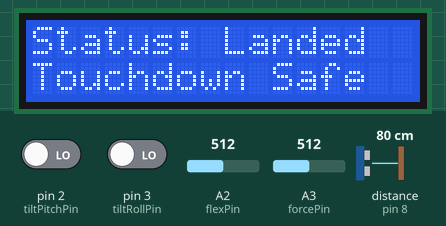
Recording of a sketch running on a simulated Arduino Uno, built with avr-gcc and run on an emulated ATmega328P. Shown: 16×2 character LCD. Wiring (inferred from the names in the program): ultrasonic range finder: trigger pin 9; echo pin 8. The test bench sets the inputs (shaded band); at power-on: A2 (flexPin) = 512, distance to the obstacle (sensor on pin 8) 80 cm, pin 2 (tiltPitchPin) LOW, pin 3 (tiltRollPin) LOW, A3 (forcePin) = 512. The echo pulse lasts 58.3 µs per cm; what the sketch prints to the serial monitor is not drawn.

Above: at 2.7 s.
2.8 s: A2 (flexPin) set to 30
4.3 s: A2 (flexPin) set to 26
At 5.2 s:
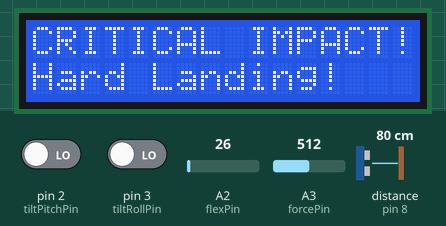
5.9 s: distance to the obstacle (sensor on pin 8) set to 120 cm
At 6.8 s:
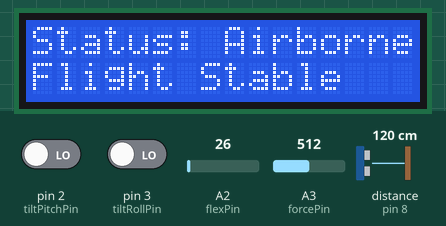
7.6 s: pin 2 (tiltPitchPin) driven HIGH
At 8.3 s:
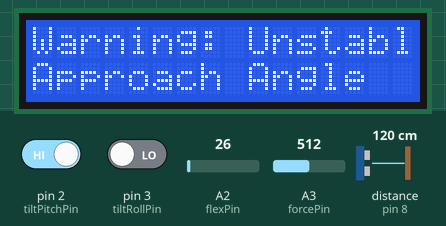
9.3 s: pin 2 (tiltPitchPin) driven LOW
At 9.9 s:
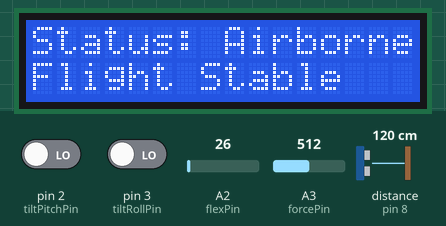
10.9 s: pin 3 (tiltRollPin) driven HIGH
At 11.4 s:
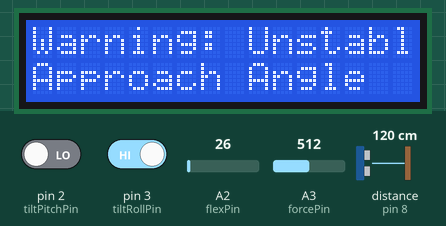
Timing chart, 0 to 13.6 s (numbered marks = the images above; inputs shaded):
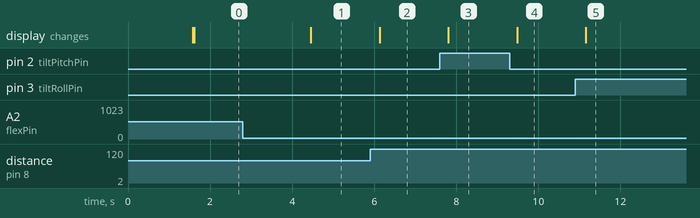

The sketch:

hard_landing_detection.ino
```cpp
#include <Wire.h>
#include <LiquidCrystal_I2C.h>

// Pin assignments for the Ground Proximity Sensor
const int trigPin = 9;
const int echoPin = 8;

// Pin assignments for Tilt, Flex, and Force sensors
const int tiltPitchPin = 2;
const int tiltRollPin = 3;
const int flexPin = A2;
const int forcePin = A3;

// Decision threshold values
const int thresholdForce = 245;
const int thresholdFlex = 27;
const long proximityLimit = 100; // Activation distance threshold in cm

// System status tracking flags
bool hardLanding = false;
bool unstableApproach = false;

// Initialize the 16x2 LCD at I2C address 0x20
LiquidCrystal_I2C lcd(0x20, 16, 2);

void setup() {
    Serial.begin(9600);

    // Configure input and output pins
    pinMode(trigPin, OUTPUT);
    pinMode(echoPin, INPUT);
    pinMode(tiltPitchPin, INPUT);
    pinMode(tiltRollPin, INPUT);

    // Initialize LCD screen parameters
    lcd.init();
    lcd.backlight();
    lcd.setCursor(0, 0);
    lcd.print("System Ready");
    delay(1500);
    lcd.clear();
}

void loop() {
    long duration, distance;

    // Trigger a clean pulse from the Ultrasonic sensor
    digitalWrite(trigPin, LOW);
    delayMicroseconds(2);
    digitalWrite(trigPin, HIGH);
    delayMicroseconds(10);
    digitalWrite(trigPin, LOW);

    // Read the reflection echo duration time window
    duration = pulseIn(echoPin, HIGH);
    distance = (duration / 2) / 29.1; // Transform time value to centimeters

    // Fetch raw analog readings from physical impact pads
    int forceVal = analogRead(forcePin);
    int flexVal = analogRead(flexPin);

    // Fetch state indications from digital tilt switches
    int pitchState = digitalRead(tiltPitchPin);
    int rollState = digitalRead(tiltRollPin);

    // Assess orientation stability profiles during flight phase
    if (distance > proximityLimit) {
        // Reset states while in the air to allow fresh landing evaluations
        hardLanding = false;

        if (pitchState == HIGH || rollState == HIGH) {
            unstableApproach = true;
            lcd.setCursor(0, 0);
            lcd.print("Warning: Unstable");
            lcd.setCursor(0, 1);
            lcd.print("Approach Angle  ");
        } else {
            unstableApproach = false;
            lcd.setCursor(0, 0);
            lcd.print("Status: Airborne");
            lcd.setCursor(0, 1);
            lcd.print("Flight Stable   ");
        }
    }
    // Execute critical impact parsing logic upon ground proximity entry
    else if (distance <= proximityLimit && !hardLanding) {
        if (flexVal <= thresholdFlex && forceVal >= thresholdForce) {
            hardLanding = true;
            lcd.clear();
            lcd.setCursor(0, 0);
            lcd.print("CRITICAL IMPACT!");
            lcd.setCursor(0, 1);
            lcd.print("Hard Landing!   ");
            Serial.println("ALERT: Hard landing event registered!");
        } else {
            lcd.setCursor(0, 0);
            lcd.print("Status: Landed  ");
            lcd.setCursor(0, 1);
            lcd.print("Touchdown Safe  ");
        }
    }

    delay(200); // Master control cycle iteration delay window
}
```

Measured:
- the behaviour switches between 28 and 27 on A2 (flexPin) (found by bisection; images 0 and 1)
- after the input at 2.8 s, every drawn part: stays the same
- after the input at 4.3 s, the display: changes after 0.16 s (image 1)
- after the input at 5.9 s, the display: changes after 0.23 s (image 2)
- after the input at 7.6 s, the display: changes after 0.21 s (image 3)
- after the input at 9.3 s, the display: changes after 0.18 s (image 4)
- after the input at 10.9 s, the display: changes after 0.25 s (image 5)
